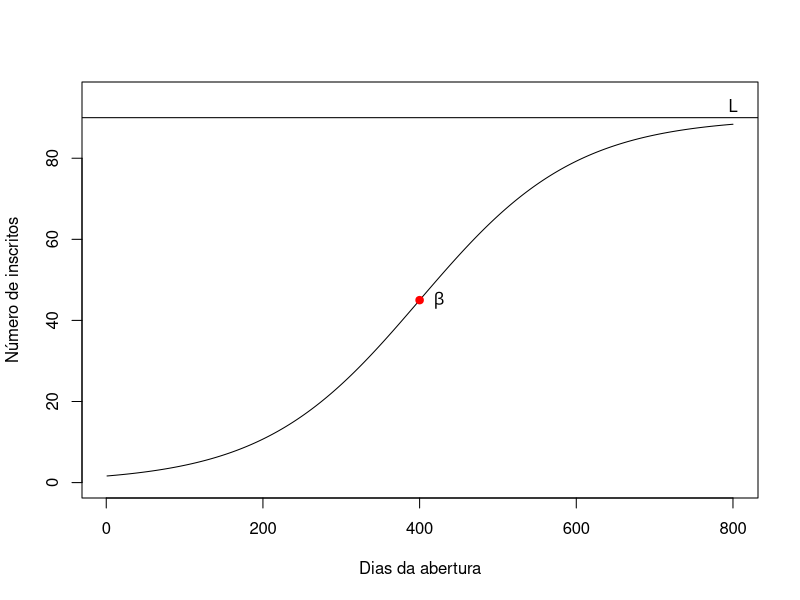
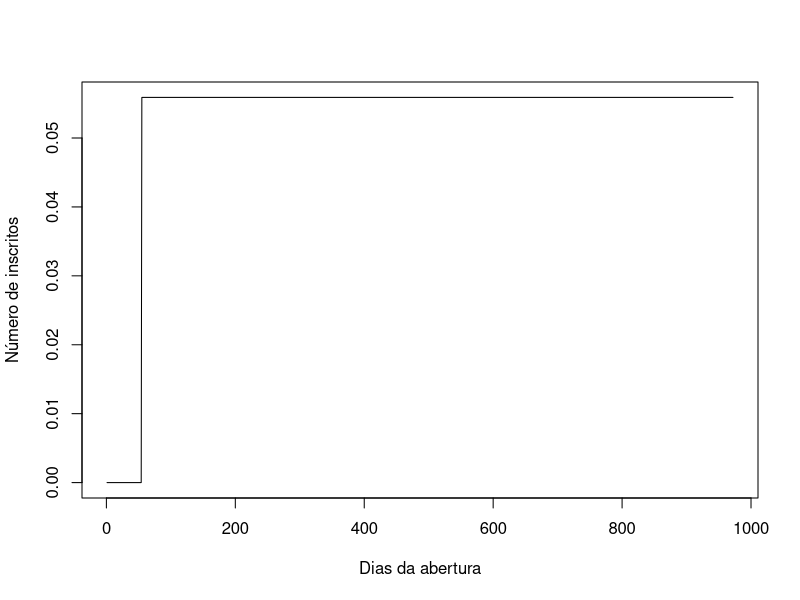
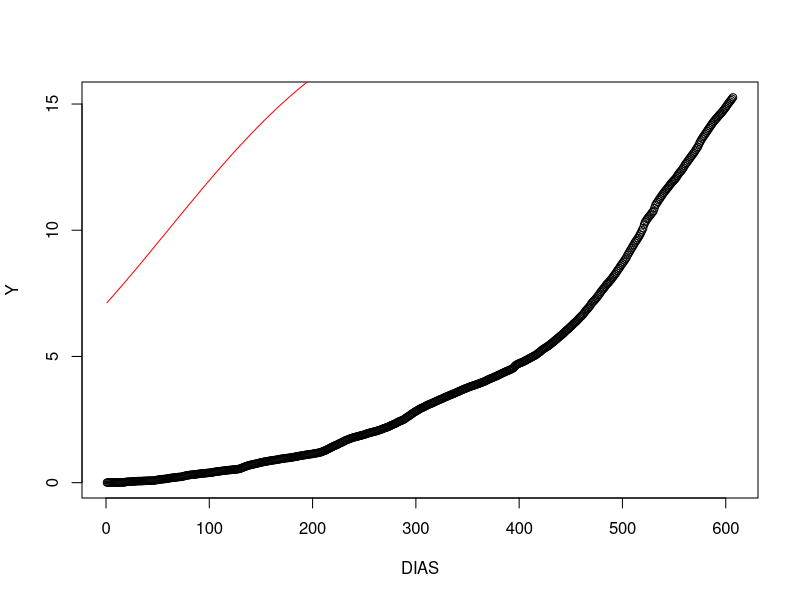

The R script that drew these images, in order: (Note: this script raises an error after producing the figures.)
# https://en.wikipedia.org/wiki/Logistic_function
# https://www.youtube.com/watch?v=ykO8QVu-v8g

#Bibliotecas
library(tidyverse)

# Leitura dos dados
dados <- read.table("youtube.txt", header = TRUE)

# Constroe a tabela com as somas acumuladas 
dados <- dados %>%
    group_by(CANAL) %>%
    arrange(DIAS) %>%
    mutate(Y = cumsum(INSCRITOS)/100000) %>%
    ungroup()


#Filtra para o canal vocesabia
canal_a <- dados %>%
    filter(CANAL == "vocesabia")



####### MODELO LOGÍSTICO ------------------------------------------------------- 

f_log <- function(DIAS, L, beta, beta0) {
  out <- L/(1+ exp(-beta*(DIAS - beta0)))  #pq esse -beta
  return(out)
}

DIAS <- 1:800

plot(f_log(DIAS = DIAS, L = 90, beta = 0.01, beta0 = 400) ~ DIAS, 
     ylab = "Número de inscritos", xlab = "Dias da abertura",
     type = "l", ylim = c(0,95))
abline(h = 90) 
text(x = 800, y = 93, label = "L")
text(x = 425, y = f_log(DIAS = 400, L = 90, beta = 0.01, beta0 = 400), 
     label = expression(beta))
points(x = 400, pch = 19, col = "red",
       y = f_log(DIAS = 400, L = 90, beta = 0.01, beta0 = 400))

###### MODELO DE OTIMIZAÇÃO ---------------------------------------------------- 

#y = número de assinantes      
f_ols <- function( par, dias, y) {
        mu <- par[1]/(1 + exp(par[2] * (dias - par[3])))
        SQ <- sum( (y - mu)^2 )
        return(SQ)
  }

xpar= c(0,0,0)

xpar= c(46,-0.001,46)

fit_logit_ols <- optim( par= xpar,
                        fn = f_ols, 
                        y = canal_a$Y, 
                        dias = canal_a$DIAS)

fit_logit_ols$par

lst_day <- tail(canal_a,1)[1]%>%
            pull() + 365

DIAS <- seq(1:lst_day)

plot(f_log(DIAS = DIAS, 
           L = fit_logit_ols$par[1], 
           beta = fit_logit_ols$par[3], 
           beta0 = fit_logit_ols$par[3]) ~ DIAS, 
     ylab = "Número de inscritos", xlab = "Dias da abertura",
     type = "l")





############################# NLS #############################################


plot(Y ~ DIAS, data = canal_a )

start <- list(L = 20, M = 60, B = -0.01)

with(start,
     curve(L/(1 + exp(B * (x - M))), add = TRUE, col = "red"))

n0 <- nls(Y ~ L/(1 + exp(B * (DIAS - M))),
          data = canal_a,
          start = start,
          trace = TRUE)

fit <- as.list(coef(n0))
#fit
last_day <- tail(canal_a$DIAS, n=1) + 365

nviews <- predict(n0, newdata = list(DIAS = last_day))

subtitle <- sprintf("Número de inscritors %s * 100000", round(nviews,2))

plot(Y ~ DIAS,
     data = canal_a,
     xlim = c(0, 1100),
     ylim = c(0, 50),
     ylab = "Número de inscritos",
     xlab = "Dias da abertura",
     main ="Projeção de número de inscritos para os próximos 365 dias",
     sub = subtitle)

with(fit,
     curve(L/(1 + exp(B * (x - M))),
           add = TRUE,
           lwd = 2,
           col = "pink"))
points(x = last_day, pch = 20, col = "red",
       y = nviews)
